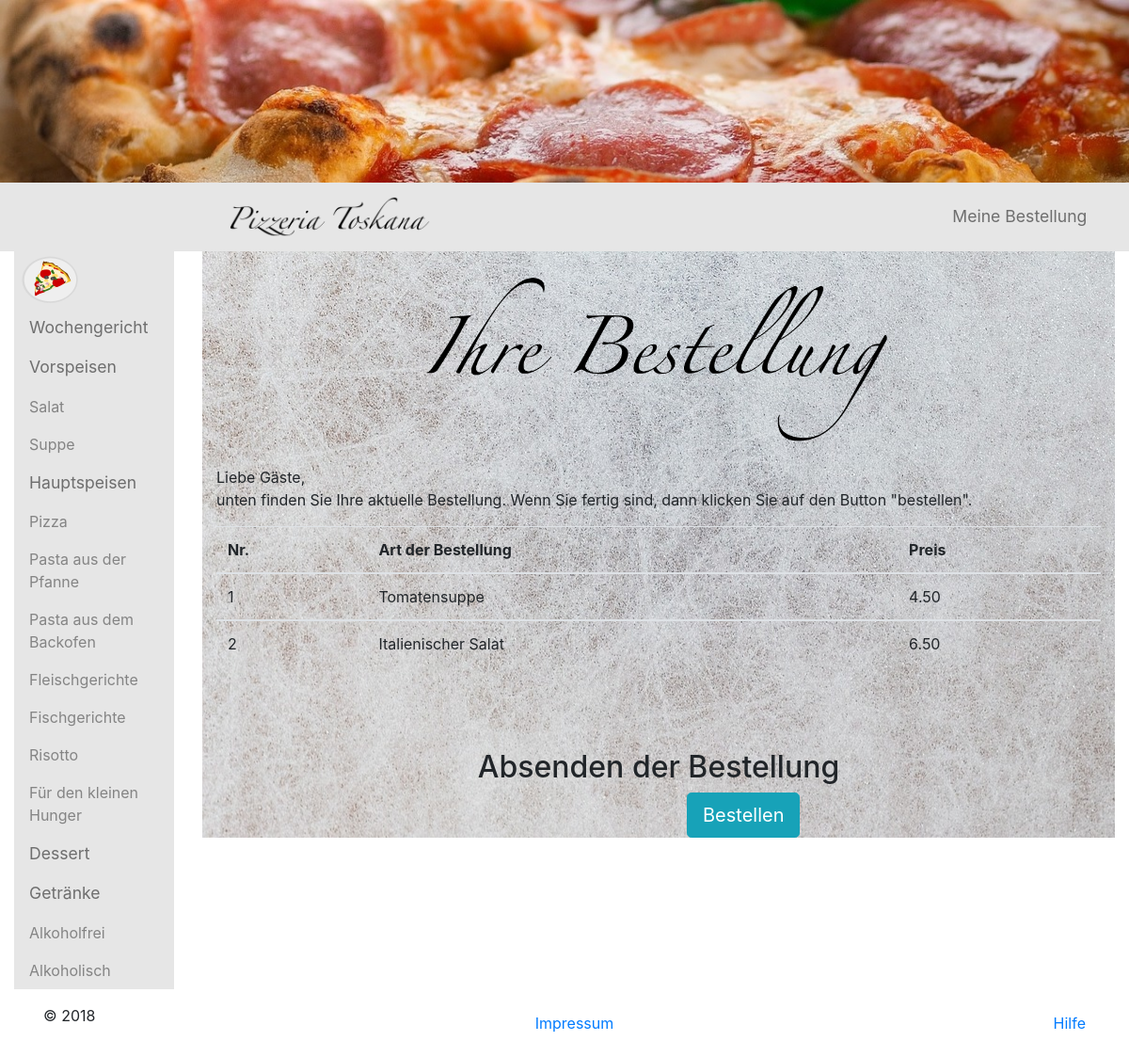
The app's page /bestellung.php, older data.
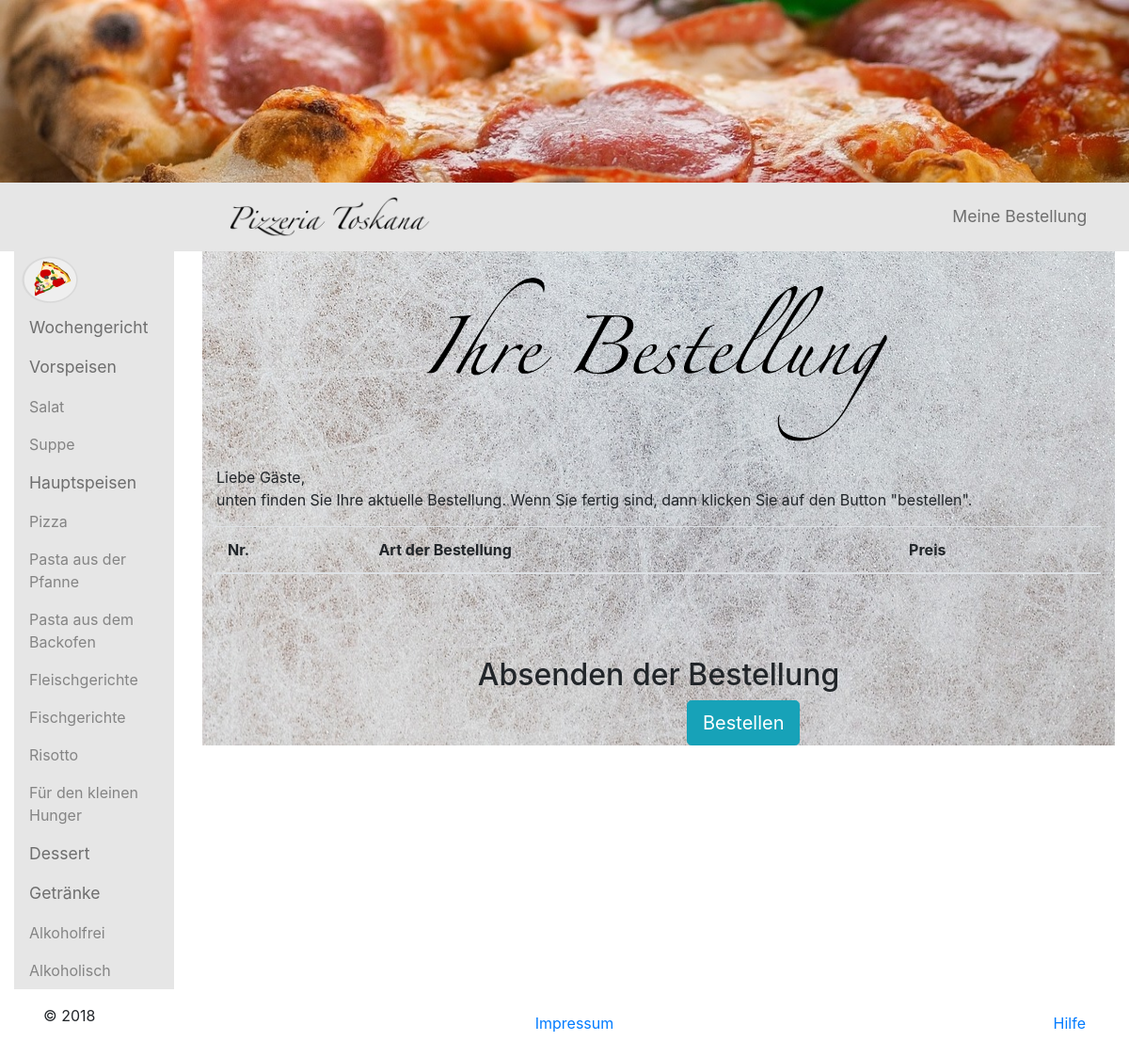
The same page, newer data.
### tables this page shows
CREATE TABLE `bestellung` (
  `id` int(11) NOT NULL,
  `tischid` int(11) NOT NULL,
  `speisenid` int(11) NOT NULL
);

CREATE TABLE `speisen` (
  `id` int(11) NOT NULL,
  `kategorie` enum('suppe','salat','pizza','pastaOfen','pastaPfanne','fisch','fleisch','risotto','kleinerHunger','alkoholisch','alkoholfrei','nachspeisen','wochengerichte') NOT NULL,
  `name` varchar(255) NOT NULL,
  `beschreibung` varchar(255) NOT NULL,
  `preis` decimal(10,2) UNSIGNED NOT NULL,
  `zubereitungszeit` int(11) NOT NULL
);

### bestellung.php (the view, shortened to what this page needs)
<!DOCTYPE html>
<html lang="de">
	<head>
		<link rel="stylesheet" href="https://maxcdn.bootstrapcdn.com/bootstrap/4.1.3/css/bootstrap.min.css">
		<link href="bestellung.css" rel="stylesheet">
	</head>
	<body>
		<div class="container-fluid">
			<div class="row">
				<img class="img-fluid" src="Bilder/pizza23.jpg" alt="Pizza Top Page" >
			</div>
			<div class="row">
				<?php
				    include 'navbarHorizontal.php';
                ?>
			</div>
			<div>
				<div class="row">
					<div class="col-2">
				  		<?php
        				    include 'navbarVertikal.php';
                        ?>
					</div>
					<div class="col-10" >
						<div class="container" id="back">
							<br>
							<div class="row justify-content-center">
							  <img class="img-fluid" src="Bilder/bestellungText.png" alt="Bestellung" style="width:600px;" class="float-center">
							</div>
							<div class="row">
								<div class="container">
								  <br>
								  <p>Liebe Gäste, <br>
										unten finden Sie Ihre aktuelle Bestellung. Wenn Sie fertig sind, dann klicken Sie auf den Button "bestellen".
									</p>
									<?php
                                    $pdo = new PDO('mysql:host=localhost;dbname=restaurantdb', 'root', '');
                                    $sql = "SELECT bestellung.id, speisen.name, speisen.preis FROM bestellung INNER JOIN speisen ON bestellung.speisenid=speisen.id";
                                    $nr = 0;
                                    ?>
                                    <table class="table">
									<thead>
									  <tr>
										<th>Nr.</th>
										<th>Art der Bestellung</th>
										<th>Preis</th>
									  </tr>
									</thead>
                                    <?php
                                     foreach ($pdo->query($sql) as $row) :
                                     $nr+=1;?>
									<tbody>
									  <tr>
										<td><?=$nr?></td>
										<td><?=$row['name']?></td>
										<td><?=$row['preis']?></td>
									  </tr>
									</tbody>
									<?php endforeach; ?>
								  </table>
								</div>
							</div>
							<br>
							<br>
							<br>
							<div class="row">
								<div class="container">
								  <h2>Absenden der Bestellung</h2>
								  <button type="button" class="btn btn-info btn-lg" data-toggle="modal" data-target="#myModal">Bestellen</button>
								</div>
							</div>
						</div>
					</div>
				</div>
			</div>
			<div class="navbar navbar-inverse navbar-fixed-bottom" role="navigation">
				<div class="container">
					<div class="navbar-text pull-left">
						<p>© 2018 </p>
					</div>
					<div class="navbar-text">
						<a href=#>Impressum</a>
					</div>
					<div class="navbar-text pull-right">
						<a href="#help">Hilfe</a>
					</div>
				</div>
			</div>
		</div>
	</body>
</html>

Row changes from the older to the newer data that the page shows:
removed bestellung: speisenid.name "Tomatensuppe", speisenid.preis "4.50"
removed bestellung: speisenid.name "Italienischer Salat", speisenid.preis "6.50"
